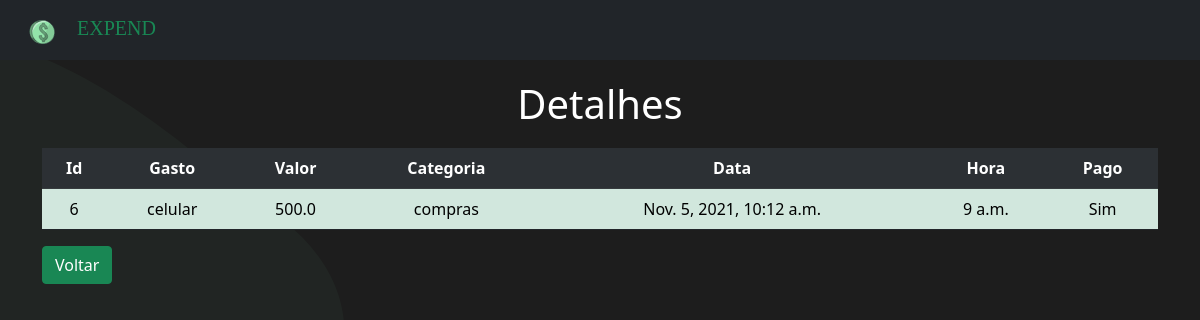
Screenshot of /detalhes/6 with the database file from the repository.
### invistame/models.py (models this page shows, shortened)
class Gasto(models.Model):
    gasto = models.TextField(max_length=200)
    valor = models.FloatField(max_length=9)
    pago = models.BooleanField(default=False)
    data = models.DateTimeField(default=timezone.now)
    hora = models.TimeField(default=time.strftime('%H:%M', time.localtime()))
    categoria = models.ForeignKey(CategoriaGasto, on_delete=models.DO_NOTHING)

class CategoriaGasto(models.Model):
    nome = models.CharField(max_length=50, null=True)
    def __str__(self):
        return self.nome

### invistame/views.py (the view)
# urls.py: path('detalhes/<int:id_investimento>', views.detalhes, name='detalhes'),
def detalhes(request, id_investimento):
    dados = {
        'dados': Gasto.objects.get(pk=id_investimento)
    }
    return render(request, 'investimentos/detalhes.html', dados)

### invistame/templates/investimentos/detalhes.html (shortened to what this page needs)
{% extends 'base.html' %}
{% block content %}
<div class="container" style="margin-top: 20px;">
    <h1 style="text-align: center; color: white;">Detalhes</h1>
    <table class='table table-success table-hover table-striped border-dark ' style="margin-top: 20px;">
        <tr style="text-align: center; margin-top: 20px;" class="table-dark">
            <th>Id</th>
            <th>Gasto</th>
            <th>Valor</th>
            <th>Categoria</th>
            <th>Data</th>
            <th>Hora</th>
            <th>Pago</th>
        </tr>
        <tr style="text-align: center;">
            <td>{{dados.id}}</td>
            <td>{{dados.gasto}}</td>
            <td>{{dados.valor}}</td>
            <td>{{dados.categoria}}</td>
            <td>{{dados.data}}</td>
            <td>{{dados.hora}}</td>
            {% if dados.pago %}
            <td>Sim</td>
            {% else %}
            <td>Não</td>
            {% endif %}
        </tr>
    </table>
    <button class="btn btn-success"><a style="color: white;text-decoration: none;"
            href="{% url 'listagem' %}">Voltar</a></button>
</div>
{% endblock %}

### invistame/static/css/styles.css (style rules this page uses)
body { background: url("/static/img/page.svg"); background-repeat: no-repeat; background-size: cover; position: relative; height: 100vh; width: 100vw; }

### rows the page displays
Gasto: id "6", gasto "celular", valor "500.0", categoria "compras", data "Nov. 5, 2021, 10:12 a.m.", hora "9 a.m."
